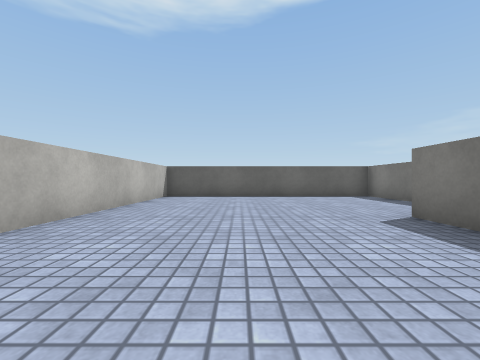
view 1 (above)

18 first-person views from a walk through a 3-D level made in the Unity game engine. The camera is 0.54 m above the floor, looks level and sees 90° across. The floor is counted in squares, 1 m on a side. Each view is taken from the middle of a square. On the plan, view 1 faces up. The plan holds only what a view shows up to about 9 squares ahead; the rest is blank. The player is left out. Surface patterns are stand-ins for the level's own textures.

view 2
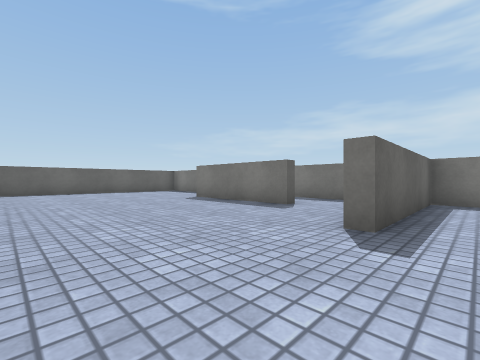

view 3
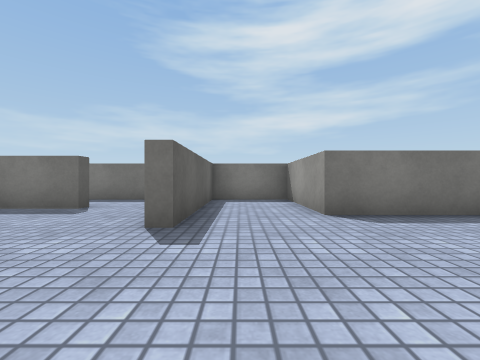

view 4
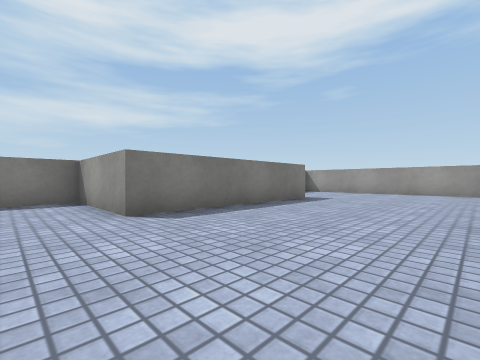

view 5
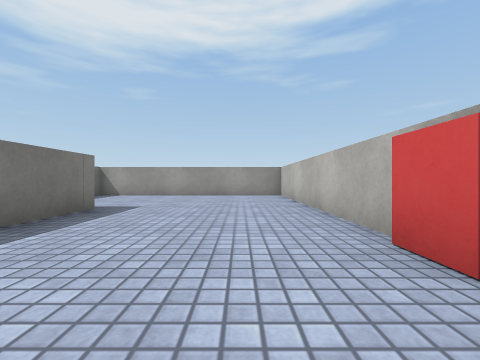

view 6
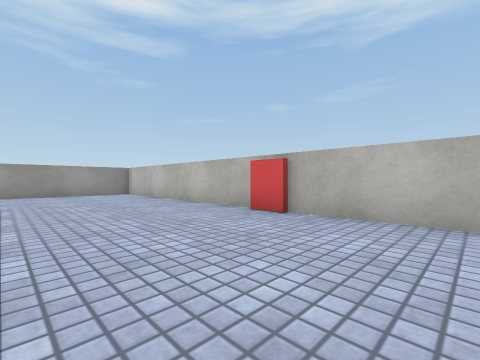

view 7
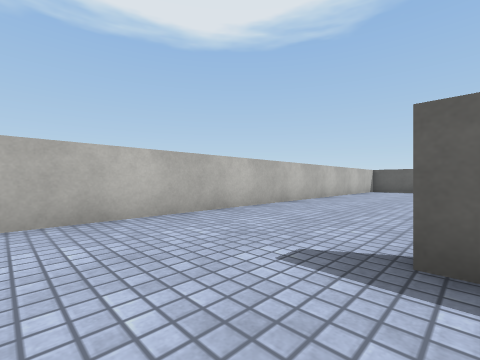

view 8
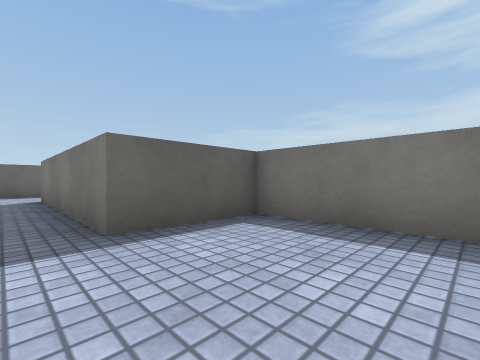

view 9
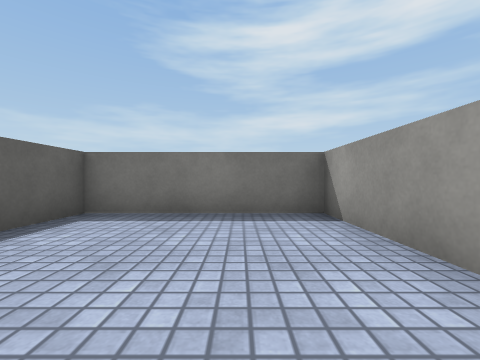

view 10
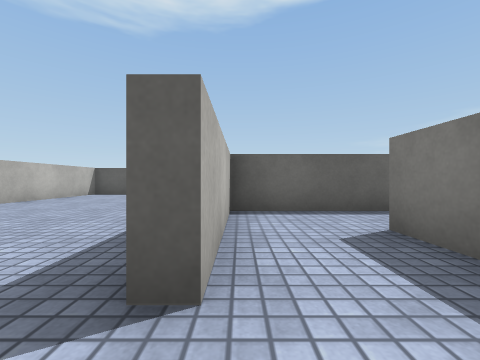

view 11
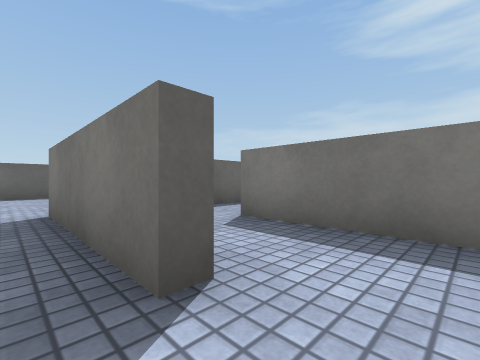

view 12
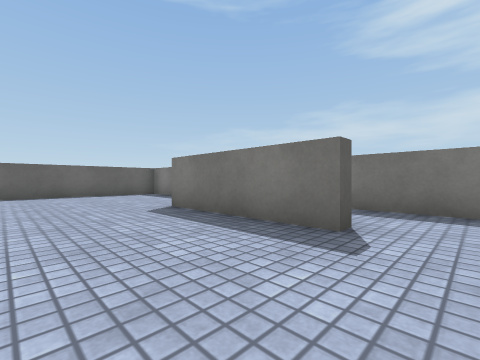

view 13
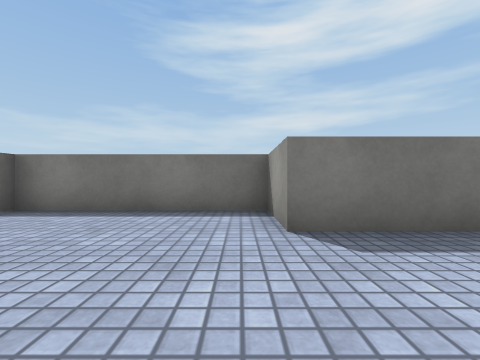

view 14
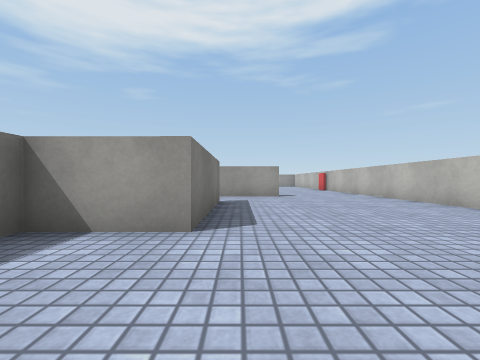

view 15
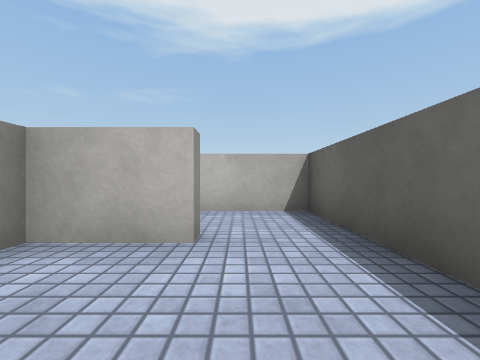

view 16
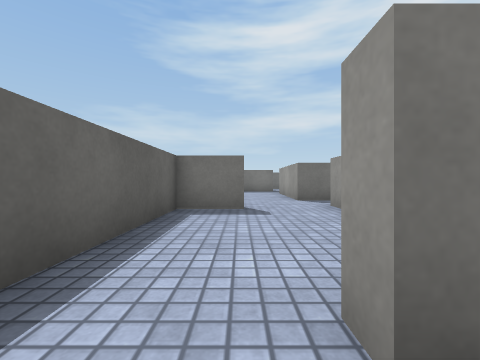

view 17
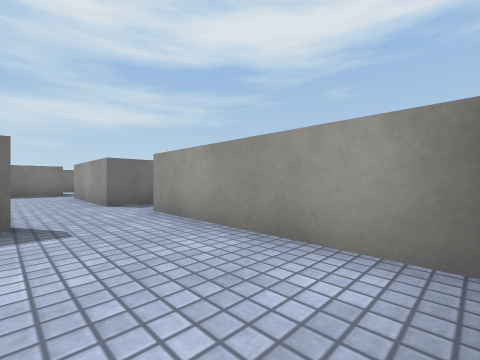

view 18
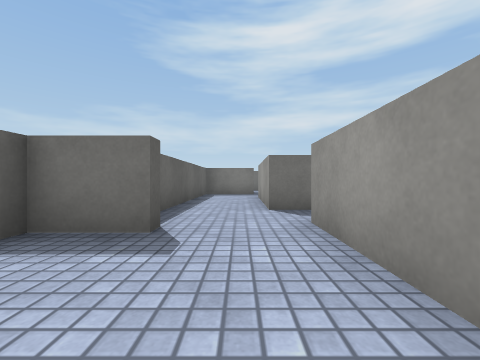

### Floor plan
Ten units are one square. View 1 is at (0, 0); x grows to the right and y downward. Boxes are objects, and circles mark ways between rooms. Rooms are numbered by the first view taken in them; rooms with no view inside come last. Other rooms are left out.
<svg viewBox="-29 -85 185 224">
<path fill="none" stroke="#000" d="M6 19 28 19M25 0 25 -35 43 -35 43 -80 -24 -80 -24 64M-23 62 -23 70M-24 71 -24 134 39 134 39 95 17 95 17 43 46 43 46 22 6 22M103 -5 137 -4M89 -19 85 -19 85 -32 28 -32 28 -15M151 -4 151 -19M150 -23 102 -24M46 -16 49 -16 49 -2 91 -1M46 10 46 -16M28 -15 28 0"/>
<circle cx="30" cy="5" r="3" fill="#2a7"/>
<circle cx="40" cy="-10" r="3" fill="#2a7"/>
<text x="0" y="30">1</text>
<text x="100" y="-10">2</text>
<text x="40" y="0">3</text>
</svg>
Room 1 opens to room 3. Room 2 opens to room 3.

Where each view was taken, in squares from view 1:
view 1: 0 up, 0 right, facing up
view 2: 3 down, 2 left, facing up-right
view 3: 3 down, 2 left, facing right
view 4: 3 down, 2 left, facing down-right
view 5: 5 down, 1 left, facing down
view 6: 4 down, 1 right, facing down-left
view 7: 4 down, 1 right, facing up-left
view 8: 12 down, 1 right, facing up-right
view 9: 12 down, 0 right, facing right
view 10: 1 down, 3 right, facing up
view 11: 1 down, 2 right, facing up-right
view 12: 1 down, 0 right, facing up-right
view 13: 4 up, 0 right, facing right
view 14: 6 up, 2 right, facing down
view 15: 2 up, 7 right, facing left
view 16: 2 up, 4 right, facing right
view 17: 2 up, 5 right, facing down-right
view 18: 1 up, 6 right, facing right
